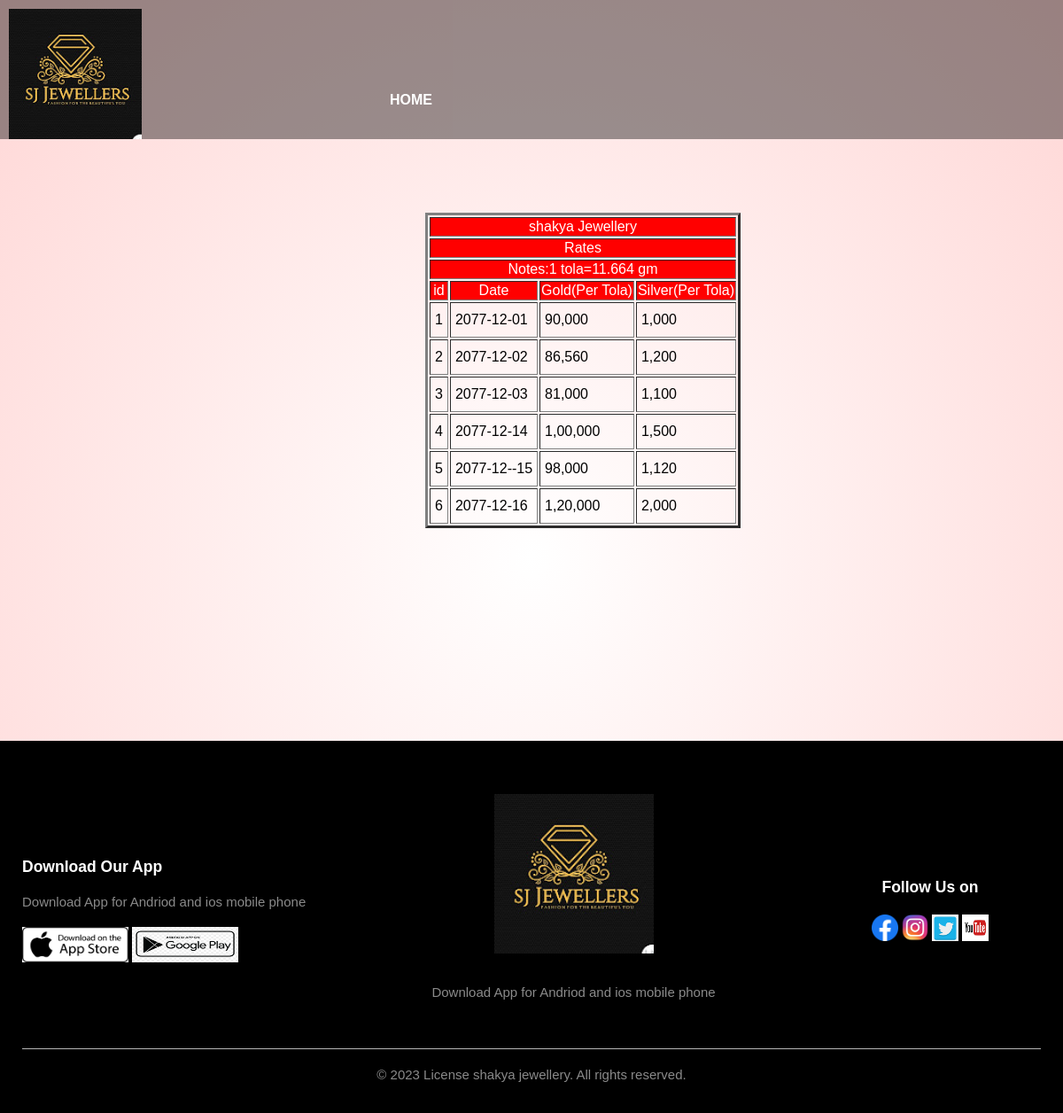
The app's page /rate.php with its own data.
### tables this page shows
CREATE TABLE IF NOT EXISTS `rate` (
  `Id` int(255) NOT NULL AUTO_INCREMENT,
  `Date` varchar(255) NOT NULL,
  `Gold` varchar(255) NOT NULL,
  `Silver` varchar(255) NOT NULL,
  PRIMARY KEY (`Id`)
);

### rate.php (the view, shortened to what this page needs)
<html lang="en">
<head>
  <link rel="stylesheet" href="style.css">
</head>
<body>
  <nav>
    <img src="designs/logo.jpg" alt="logo" width="150px">
    <ul>
      <li><a href="index.php">Home</a></li>
    </ul>
  </nav>
  <section class="ratetable">
    <table border="3">
      <tr>
        <th colspan="4">shakya Jewellery</th>
      </tr>
      <tr>
        <th colspan="4">Rates</th>
      </tr>
      <tr>
        <th colspan="4">Notes:1 tola=11.664 gm</th>
      </tr>
      <tr>
        <th>id</th>
        <th>Date</th>
        <th>Gold(Per Tola)</th>
        <th>Silver(Per Tola)</th>
      </tr>
      <tbody>
        <?php
        $con = mysqli_connect('localhost', 'root');
        mysqli_select_db($con, 'ashal');
        $selectquery = "select * from rate";
        $query = mysqli_query($con, $selectquery);
        while ($data = mysqli_fetch_array($query)) {
        ?>
          <tr>
            <td><?php echo $data['Id']; ?> </td>
            <td><?php echo $data['Date']; ?> </td>
            <td><?php echo $data['Gold']; ?> </td>
            <td><?php echo $data['Silver']; ?> </td>
          </tr>
        <?php
        }
        ?>
      </tbody>
    </table>
  </section>
  <div class="footer">
    <div class="container">
      <div class="row">
        <div class="footer-cols-1">
          <h3>Download Our App</h3>
          <p>Download App for Andriod and ios mobile phone</p>
          <div class="app-logo">
            <img src="designs/app-store.png">
            <img src="designs/play-store.png">
          </div>
        </div>
        <div class="footer-cols-2">
          <img src="designs/logo.jpg">
          <p>Download App for Andriod and ios mobile phone</p>
        </div>
        <div class="footer-cols-3">
          <h3>Follow Us on</h3>
          <div class="socialmedia">
            <img src="designs/facebook.png">
            <img src="designs/instagram.png">
            <img src="designs/twitter.png">
            <img src="designs/youtube.jpg">
          </div>
        </div>
      </div>
      <hr>
      <p class="copyright">© 2023 License shakya jewellery. All rights reserved.</p>
    </div>
  </div>
</body>
</html>

### style.css (style rules this page uses)
htmL { scroll-behavior: smooth; }
body { margin: 0; padding: 0; font-family: Arial, Helvetica, sans-serif; background: radial-gradient(#fff, #ffd6d5); }
nav { width: 100%; overflow: hidden; position: fixed; top: 0; background-color: rgba(0, 0, 0, 0.4); padding: 0 0 15px 0; }
nav > ul { margin-top: -40px; }
nav > ul li { margin-top: -46px; }
nav img { padding: 10px; }
ul { padding: 0; margin: 0; list-style: none; margin-left: 35%; margin-top: 1px; }
li { float: left; list-style: none; }
a { padding: 20px; width: 100px; display: block; text-decoration: none; color: #fff; text-transform: uppercase; font-weight: bold; }
.container { max-width: 1300px; margin: auto; padding-left: 25px; padding-right: 25px; }
.row, .row1 { display: flex; align-items: center; flex-wrap: wrap; justify-content: space-around; }
.footer { background: #000; color: #8a8a8a; font-size: 15px; padding: 60px 0 20px; }
.footer p { color: #8a8a8a; }
.footer h3 { color: #fff; margin-bottom: 20px; }
.footer-cols-1, .footer-cols-2, .footer-cols-3 { min-width: 250px; margin-bottom: 20px; }
.footer-cols-1 { flex-basis: 30%; }
.footer-cols-2 { flex: 1; text-align: center; }
.footer-cols-2 img { width: 180px; margin-bottom: 20px; }
.footer-cols-3 { flex-basis: 12%; text-align: center; }
ul { list-style-type: none; }
.app-logo { margin-top: 20px; }
.app-logo img { width: 120px; height: 40px; }
.socialmedia { margin-top: 5px; }
.socialmedia img { width: 30px; height: 30px; }
.footer hr { border: none; background: #b5b5b5; height: 1px; margin: 20px 0; }
.copyright { text-align: center; }
th { color: #fff; background: red; font-weight: normal; }
td { padding: 10px 5px; }
.ratetable { margin: 20%; padding-left: 20%; }

### records on screen
rate: Id "1", Date "2077-12-01", Gold "90,000", Silver "1,000"
rate: Id "2", Date "2077-12-02", Gold "86,560", Silver "1,200"
rate: Id "3", Date "2077-12-03", Gold "81,000", Silver "1,100"
rate: Id "4", Date "2077-12-14", Gold "1,00,000", Silver "1,500"
rate: Id "5", Date "2077-12--15", Gold "98,000", Silver "1,120"
rate: Id "6", Date "2077-12-16", Gold "1,20,000", Silver "2,000"
